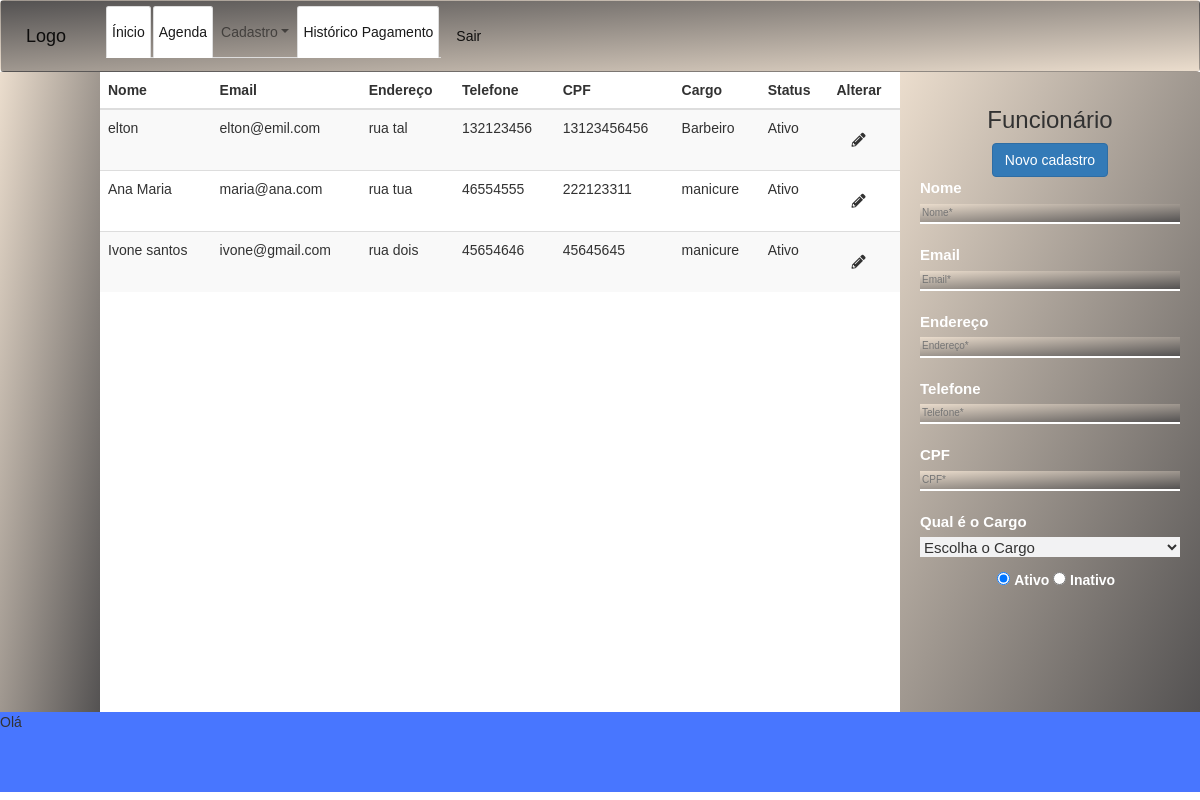
The page /cadastro_funcionario on the database as committed earlier.
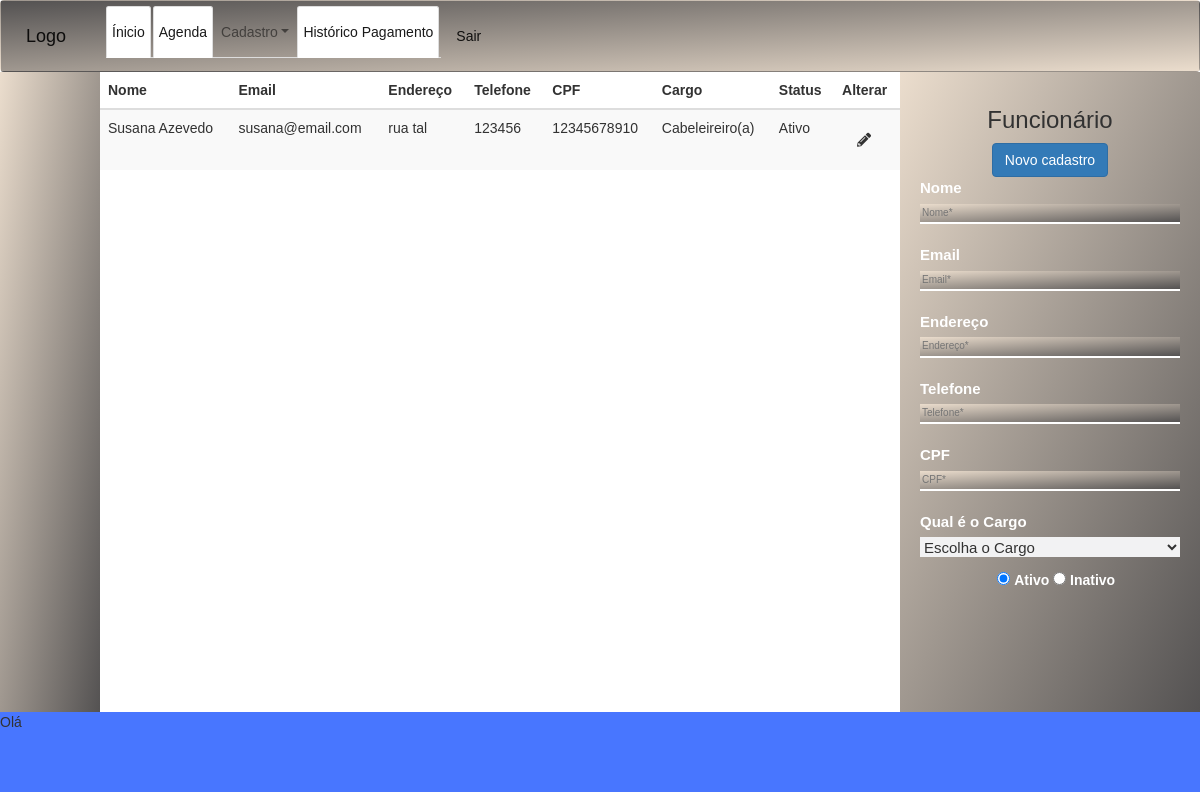
The same page on the database as committed later.
### tables this page shows
CREATE TABLE funcionario (
    id_funcionario INTEGER PRIMARY KEY AUTOINCREMENT,
    id_cargo INTEGER NOT NULL,
    nome VARCHAR(50) NOT NULL,
    cpf VARCHAR(14) NOT NULL,
    email VARCHAR(50) NOT NULL,
    endereco VARCHAR(50) NOT NULL,
    telefone VARCHAR(12) NOT NULL,
    status VARCHAR(7) NOT NULL,
    UNIQUE(email),
    FOREIGN KEY (id_cargo) REFERENCES cargo(id_cargo)
);

CREATE TABLE cargo (
    id_cargo INTEGER PRIMARY KEY AUTOINCREMENT,
    nome_cargo VARCHAR(50) NOT NULL
);

### app.py (the view)
@app.route('/cadastro_funcionario')
def cadastro_funcionario():
    lista = db_listar_cargo()
    lista2 = db_historico_funcionario()
    funcionario = {'id_funcionario': "novo", 'id_cargo':'', 'nome': "", 'cpf':'', 'email':'', 'endereco':'', 'telefone':'' }
    return render_template('cadastro_funcionario.html', cargos = lista, funci = lista2, lista3 = funcionario)

### app.py (called while the page is built)
def row_to_dict(description, row):
    if row is None: return None
    d = {}
    for i in range(0, len(row)):
        d[description[i][0]] = row[i]
    return d

def rows_to_dict(description, rows):
    result = []
    for row in rows:
        result.append(row_to_dict(description, row))
    return result

def conectar():
    return sqlite3.connect('agenda.db')

def db_historico_funcionario():
    with closing(conectar()) as con, closing(con.cursor()) as cur:
        cur.execute("SELECT f.id_funcionario, f.nome, f.email, f.endereco, f.telefone, f.cpf, cg.nome_cargo, f.status FROM funcionario AS f inner join cargo As cg ON f.id_cargo = cg.id_cargo")
        return rows_to_dict(cur.description, cur.fetchall())

def db_listar_cargo():
    with closing(conectar()) as con, closing(con.cursor()) as cur:
        cur.execute("SELECT id_cargo, nome_cargo FROM cargo")
        return rows_to_dict(cur.description, cur.fetchall())

### templates/cadastro_funcionario.html (shortened to what this page needs)
{%extends 'base_admin.html'%}
{% block head%} {{super()}}
<link rel="stylesheet" type="text/css" href="/static/css/style-cad_funcionario.css">
{% endblock head%}
{% block content %}
<div class="conteudo">
    <table class="table table-striped">
        <thead>
            <tr>
                <th>Nome</th>
                <th>Email</th>
                <th>Endereço</th>
                <th>Telefone</th>
                <th>CPF</th>
                <th>Cargo</th>
                <th>Status</th>
                <th>Alterar</th>
            </tr>
        </thead>
        <tbody >
            {% for f in funci %}
            <tr>
                <td >{{f.nome}}</td>
                <td>{{f.email}}</td>
                <td>{{f.endereco}}</td>
                <td>{{f.telefone}}</td>
                <td>{{f.cpf}}</td>
                <td>{{f.nome_cargo}}</td>
                <td>{{f.status}}</td>
                <td><a href="/alterar_funcionario/{{f.id_funcionario}}"><i class="fas fa-pencil-alt"></i></a>
                </td>
            </tr>
        {% endfor %}
        </tbody>
    </table>
</div>
{% endblock content %}
{% block formularios %}
<div class="formulario">
    <form action="/add_funcionario" method="POST" class="text-center form-contato" class="was-validated">
        <h3 class="h3">Funcionário</h3>
        <button type="submit" class="btn btn-primary">Novo cadastro</button>
        <label for="id_nome" class="form-label">Nome</label>
        <input type="text" id="id_nome" placeholder="Nome*" autocomplete="off" required autofocus class="input-fun" name="nome">
        <label for="id_email" class="form-label">Email</label>
        <input type="email" id="id_email" placeholder="Email*" autocomplete="off" required autofocus class="input-fun" name="email">
        <label for="id_endereco" class="form-label">Endereço</label>
        <input type="text" id="id_endereco" placeholder="Endereço* " autocomplete="off" required autofocus class="input-fun" name="endereco">
        <label for="id_telefone" class="form-label">Telefone</label>
        <input type="tel" id="id_telefone" placeholder="Telefone* " autocomplete="off" required autofocus class="input-fun" name="telefone">
        <label for="id_cpf" class="form-label">CPF</label>
        <input type="text" id="id_cpf" placeholder="CPF* " autocomplete="off" required autofocus class="input-fun" name="cpf">
        <div class="mb-3">
            <label for="id_cargo" class="form-label">Qual é o Cargo </label>
            <select name="id_cargo" id="id_cargo">
                <option value="escolha">Escolha o Cargo</option>
            </select>
        </div>
        <div class="form-check">
            <input type="radio" id="id_status" name="status" checked="yes" value="Ativo">
            <label class="form-check-label" for="exampleRadios1">
              Ativo
            </label>
            <input type="radio" id="id_status" name="status" value="Inativo">
            <label class="form-check-label" for="exampleRadios1">
              Inativo
            </label>
        </div>
    </form>
</div>
{% endblock formularios %}

### templates/base_admin.html (shortened to what this page needs)
<!DOCTYPE html>
<html lang="pt-br">
<head>
    {% block head %}
    <link rel="stylesheet" href="https://stackpath.bootstrapcdn.com/bootstrap/4.1.3/css/bootstrap.min.css">
    <link rel="stylesheet" href="https://stackpath.bootstrapcdn.com/bootstrap/4.1.3/css/bootstrap.min.css">
    <link rel="stylesheet" href="https://cdnjs.cloudflare.com/ajax/libs/font-awesome/5.11.2/css/all.css">
    <link rel="stylesheet" href="" class="https://stackpath.bootstrapcdn.com/font-awesome/4.7.0/css/font-awesome.min.css">
    <link rel="stylesheet" href="/static/css/style-admin.css">
    <link href="https://cdnjs.cloudflare.com/ajax/libs/twitter-bootstrap/3.3.7/css/bootstrap.css" rel="stylesheet"/>
    <link rel="stylesheet" href="https://cdn.jsdelivr.net/npm/bootstrap-select@1.13.14/dist/css/bootstrap-select.min.css">
     {% endblock head %}
</head>
<body>
    <nav class="navbar navbar-expand-lg navbar-light" style="background-image: linear-gradient(to bottom right, #545252 , #ebddcd);">
        <a class="navbar-brand" href="/inicio_admin" class="logo-menu">Logo</a>
        <div class="collapse navbar-collapse" id="navbarText">
          <ul class="nav nav-tabs navbar-nav mr-auto">
            <li class="nav-item active">
              <a class="nav-link" href="/inicio_admin">Ínicio <span class="sr-only">(current)</span></a>
            </li>
            <li class="nav-item active"><a class="nav-link " href="/calendario">Agenda</a></li>
            <li class="nav-item dropdown">
              <a class="nav-link dropdown-toggle" data-toggle="dropdown" href="#" role="button" aria-haspopup="true" aria-expanded="false">Cadastro</a>
            </li>
            <li class="nav-item active"><a  class="nav-link "href="/historico">Histórico Pagamento</a></li>
          </ul>
          <span class="navbar-text">
            <a href="/logout">Sair</a>
          </span>
        </div>
      </nav>
    <div class="main">
          <div class="head">
          </div>
          <div class="content">
              {% block content %} {% endblock content %}
          </div>
            <div class="formularios" >
              {% block formularios %} {% endblock formularios %}
            </div>
    </div>
    <footer>
      <div class="rodape">
        <p>Olá</p>
      </div>
    </footer>
    <link rel="stylesheet " href="http://code.jquery.com/ui/1.9.0/themes/base/jquery-ui.css " />
</body>
</html>

### static/css/style-admin.css (style rules this page uses)
* { margin: 0; padding: 0; box-sizing: border-box; border: none; font-family: helvetica; color: #323232; border: none; }
.rodape { background-color: #4876FF; height: 10vh; }
.head { height: 80vh; background-image: linear-gradient(to bottom right, #ebddcd , #545252); }
.formularios { background-color: #ffffff; height: 80vh; }
.main { margin-top: -20px; display: grid; grid-template-columns: 1fr 8fr 3fr; grid-template-rows: 2; grid-row: auto; grid-column:auto; }

### static/css/style-cad_funcionario.css (style rules this page uses)
* { margin: 0; padding: 0; box-sizing: border-box; border: none; font-family: helvetica; color: #323232; border: none; }
.formulario { padding: 15px 20px 15px 20px; text-align: center; width: 100%; height: 100%; background-image: linear-gradient(to bottom right, #ebddcd , #545252); }
.form-label { font-weight: bold; color: #ffffff; display: block; text-align: left; font-size: 15px; }
.input-fun { border-bottom: 2px solid #ffffff; padding: 2px; font-size: 1rem; margin-bottom: 20px; background-image: linear-gradient(to bottom right, #ebddcd , #545252); color: #fff; display: block; width: 100%; text-align: left; }
.form-check-label { font-weight: bold; color: #ffffff; }
i { padding: 1.5rem; }
select { width: 100%; height: 20px; font-size: 15px; background: #f2f2f3; }
h3 { color:#fff; }

Rows that differ between the two databases and show on the page:
removed funcionario: nome "Ana Maria", email "maria@ana.com", endereco "rua tua", telefone "46554555", cpf "222123311", nome_cargo "manicure", status "Ativo"
removed funcionario: nome "Ivone santos", email "ivone@gmail.com", endereco "rua dois", telefone "45654646", cpf "45645645", nome_cargo "manicure", status "Ativo"
changed funcionario "rua tal": nome "elton" → "Susana Azevedo"; email "elton@emil.com" → "susana@email.com"; telefone "132123456" → "123456"; cpf "13123456456" → "12345678910"; nome_cargo "Barbeiro" → "Cabeleireiro(a)"
